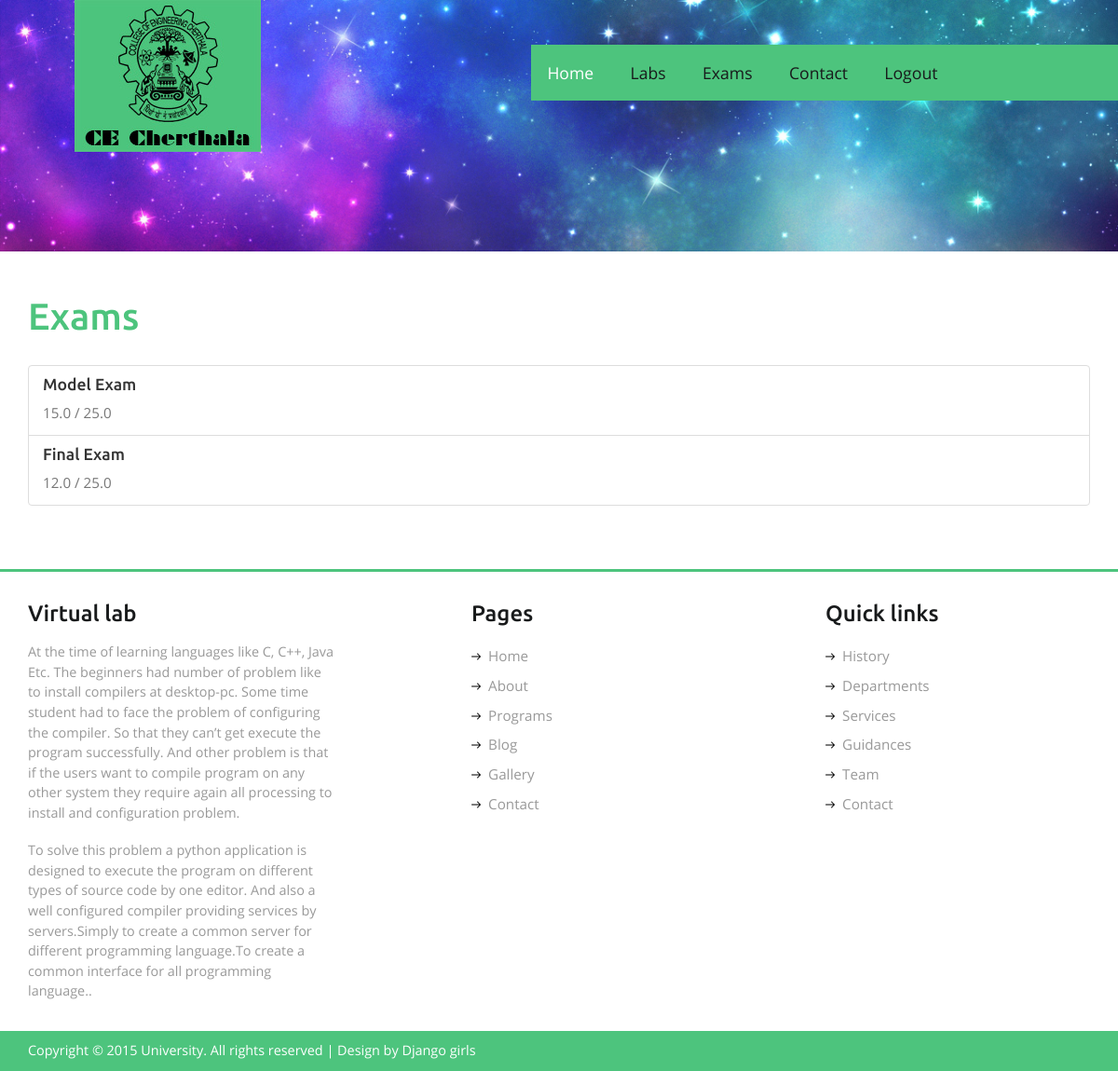
The page /Student/exam (signed in) on the database its author committed.
### codepadapp/models.py (models this page shows, shortened)
class ExamMarks(models.Model):
    login = models.ForeignKey(Login)
    examid = models.ForeignKey(Exam)
    mark = models.FloatField()
    total = models.FloatField()
    datetime =models.DateTimeField()

class Exam(models.Model):
    examname = models.CharField(max_length=256)
    date = models.DateField()
    time = models.TimeField()
    lab = models.ForeignKey(Lab)
    semester = models.CharField(max_length=256)

### codepadapp/students.py (the view)
# urls.py: url(r'Student/exam',students.exam, name='exam'),
def exam(request):
    marks = ExamMarks.objects.filter(login=Login.objects.get(pk=request.session['id']))
    return render(request, 'Students/exam.html', {'marks': marks})

### codepadapp/templates/Students/exam.html (shortened to what this page needs)
<!DOCTYPE HTML>
<html>
<head>
    {% load staticfiles %}
<link href="{% static 'css/bootstrap.css' %}" rel='stylesheet' type='text/css' />
<link href="{% static 'css/style.css' %}" rel='stylesheet' type='text/css' />
</head>
<body>
<div class="banner2">
	 <div class="header">
			 <div class="logo">
				 <a href="index.html"><img src="{% static 'images/logo.jpg' %}" alt=""/></a>
			 </div>
			 <div class="top-menu">
				 <ul class="navig">
					 <li class="active"><a href="home">Home</a></li>
                     <li><a href="lab">Labs</a></li>
					 <li><a href="exam">Exams</a></li>
					 <li><a href="contact">Contact</a></li>
					 <li><a href="logout">Logout</a></li>
				 </ul>
			 </div>
	 </div>
</div>
<div class="about-sec">
	 <div class="container">
		  <div class="about-head">
			<h2>Exams</h2>
            <div class="list-group">
                {% for mark in marks %}
              <a href="" class="list-group-item">
                <h4 class="list-group-item-heading">{{ mark.examid.examname }}</h4>
                <p class="list-group-item-text">{{ mark.mark }} / {{ mark.total }}</p>
              </a>
                {% endfor %}
            </div>
          </div>
	</div>
</div>
<div class="footer">
	 <div class="container">
		 <div class="ftr-sec">
			 <div class="col-md-4 ftr-grid">
				 <h3>Virtual lab</h3>
				 <p>At the time of learning languages like C, C++, Java Etc. The beginners had number of
problem like to install compilers at desktop-pc. Some time student had to face the problem of
configuring the compiler. So that they can’t get execute the program successfully. And other
problem is that if the users want to compile program on any other system they require again all
processing to install and configuration problem.</p>
				 <p>To solve this problem a python application is
designed to execute the program on different types of source code by one editor. And also a
well configured compiler providing services by servers.Simply to create a common server for
different programming language.To create a common interface for all programming language..</p>
			 </div>
			 <div class="col-md-4 ftr-grid2">
				 <h3>Pages</h3>
				 <ul>
					 <li><a href="index.html"><span></span>Home</a></li>
					 <li><a href="about.html"><span></span>About</a></li>
					 <li><a href="program.html"><span></span>Programs</a></li>
					 <li><a href="blog.html"><span></span>Blog</a></li>
					 <li><a href="gallery.html"><span></span>Gallery</a></li>
					 <li><a href="contact.html"><span></span>Contact</a></li>
				 </ul>
			 </div>
			 <div class="col-md-4 ftr-grid3">
				 <h3>Quick links</h3>
				 <ul>
					 <li><a href="about.html"><span></span>History</a></li>
					 <li><a href="about.html"><span></span>Departments</a></li>
					 <li><a href="gallery.html"><span></span>Services</a></li>
					 <li><a href="blog.html"><span></span>Guidances</a></li>
					 <li><a href="about.html"><span></span>Team</a></li>
					 <li><a href="contact.html"><span></span>Contact</a></li>
				 </ul>
			 </div>
			 <div class="clearfix"></div>
		 </div>
	 </div>
</div>
<div class="copywrite">
	 <div class="container">
		 <p>Copyright © 2015 University. All rights reserved | Design by Django girls </p>
	 </div>
</div>
</body>
</html>

### codepadapp/static/css/style.css (style rules this page uses)
h4, h5, h6, h1, h2, h3 { margin: 0; }
ul, ol { margin: 0; padding:0; }
p { margin: 0; }
html, body { font-family: 'OpenSans-Regular'; font-size: 100%; background: #ffffff; }
body a { transition:0.5s all; -webkit-transition:0.5s all; -moz-transition:0.5s all; -o-transition:0.5s all; -ms-transition:0.5s all; }
.logo { float:left; margin-left:5em; }
.top-menu { float:right; background: #4dc47d; margin: 3em 0 0 0; padding:0 11em 0 0em; }
.top-menu ul li { display:inline-block; }
.top-menu ul li a { display:block; color:#181a1b; font-size:1.1em; padding:1em 1em; text-decoration:none; }
.top-menu ul li.active a,.top-menu ul li a:hover { color:#fff; }
.footer { padding:2em 0; border-top:3px solid #4dc47d; }
.ftr-grid { padding:0 3em 0 0; }
.ftr-grid h3,.ftr-grid2 h3,.ftr-grid3 h3 { font-family: 'Ubuntu-Medium'; font-size: 1.5em; color: #181a1b; margin-bottom: 0.7em; }
.ftr-grid p { line-height: 1.5em; color: #999; font-size: 0.9em; }
.ftr-grid p:nth-child(3) { padding-top:1.3em; }
.ftr-grid2,.ftr-grid3 { padding-left: 6em; }
.ftr-grid2 ul li,.ftr-grid3 ul li { display:block; }
.ftr-grid2 ul li a,.ftr-grid3 ul li a { display:block; padding:5px 0; color: #999; font-size: 0.95em; }
.ftr-grid2 ul li a span,.ftr-grid3 ul li a span { width: 12px; height: 10px; display: inline-block; background: url(../images/awr.png) no-repeat 0px 0px; margin-right: 0.4em; }
.copywrite { background:#4dc47d; padding:0.7em; }
.copywrite p { color: #fff; font-size: 0.9em; text-align: left; }
.banner2 { background:url(../images/banner.jpg) no-repeat; background-size:cover; min-height:270px; }
.about-sec { padding:3em 0; }
.about-head h2,.gallery h2,.main-head-section h2,.blog-head h2,h2.top { font-family: 'Ubuntu-Medium'; font-size: 2.5em; margin-bottom: 0.5em; color: #4dc47d; }
.about-head h4 { font-family: 'Ubuntu-Medium'; font-size: 1.1em; color: #181a1b; margin-bottom: 0.5em; }
.about-head p { font-size: 0.95em; color: #777; line-height: 1.7em; }
.list-group { margin-top: 30px; }
.list-group-item { position: relative; color:#542f1d; display: block; padding: 10px 15px; margin-bottom: -1px; background:none !important; }
a.list-group-item { color:#542f1d; }

### rows shown on the page
ExamMarks: examid.examname "Model Exam", mark "15.0", total "25.0"
ExamMarks: examid.examname "Final Exam", mark "12.0", total "25.0"
